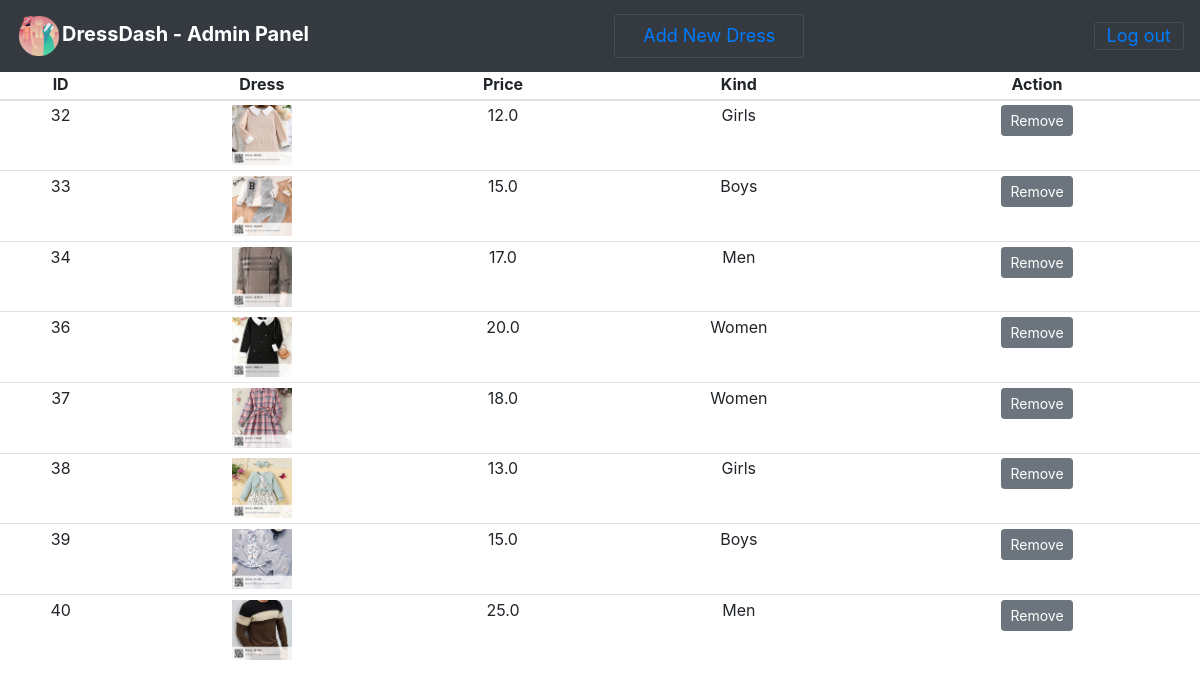
/adminhome/ (signed in), run on the app's committed database.
### tables this page shows
CREATE TABLE "Dresses" (
	"id"	INTEGER NOT NULL,
	"image"	TEXT,
	"price"	FLOAT,
	"onSale"	FLOAT,
	"onSalePrice"	FLOAT,
	"kind"	TEXT,
	PRIMARY KEY("id")
);

### app.py (the view)
@app.route("/adminhome/", methods=['GET'])
def adminhome():
    if 'user' not in session:
        return redirect("/adminlogin/")  # Redirect to admin login page if not logged in
    Dresses = db.execute("SELECT id, image, price, onSale, onSalePrice, kind FROM Dresses")
    shoppingCart = db.execute("SELECT image, SUM(qty), SUM(subTotal), price, id FROM cart")
    shopLen = len(shoppingCart)
    total, totItems = 0, 0
    for i in range(shopLen):
        if shoppingCart[i]["SUM(subTotal)"] is not None:
            total += shoppingCart[i]["SUM(subTotal)"]
        if shoppingCart[i]["SUM(qty)"] is not None:
            totItems += shoppingCart[i]["SUM(qty)"]
    DressesLen = len(Dresses)
    return render_template("adminhome.html", shoppingCart=shoppingCart, Dresses=Dresses, shopLen=shopLen, DressesLen=DressesLen, total=total, totItems=totItems, session=session)

### templates/adminhome.html (shortened to what this page needs)
<head>
    <link rel="stylesheet" href="https://maxcdn.bootstrapcdn.com/bootstrap/4.0.0/css/bootstrap.min.css"
>
    <link href="{{ url_for('static',filename='CSS/styles.css') }}" rel="stylesheet" type="text/css" />
</head>
<body>
    <header>
        <nav class="navbar navbar-dark bg-dark fixed-top box-shadow">
            <a href="/" class="navbar-brand">
                <strong><img src="/static/Images/dress.png" width="46px"/>DressDash - Admin Panel</strong>
            </a>
            <button class="navbar-toggler" style="display:inline margin-right:0" type="button" data-toggle="modal"
            data-target="#modalCenter">
        <span class="glyphicon glyphicon-shopping-cart" data-toggle="modal" data-target=""
              style="font-size:18px;">
           <a href="/adminchanges/" class="nav-link">Add New Dress</a>
        </span>
    </button>
            <button class="navbar-toggler" style="display:inline" type="button" data-toggle="modal"
                    data-target="#modalCenter">
                <span class="glyphicon glyphicon-shopping-cart" data-toggle="modal" data-target=""
                      style="font-size:18px; margin-left:0;">
                    <a href="/adminlogout/"> Log out</a>
                </span>
            </button>
        </nav>
    </header>
    {% block body %}
<div class="row" style="height:80vh; margin-top:15px">
    <div class="col-sm">
        <h3><h3>
        <table class="table table-sm">
            <thead>
              <tr>
                <th scope="col">ID</th>
                <th scope="col">Dress</th>
                <th scope="col">Price</th>
                <th scope="col">Kind</th>
                <th scope="col">Action</th>
              </tr>
            </thead>
            <tbody>
                {% for Dress in Dresses %}
                <tr>
                    <td>{{Dress['id']}}</td>
                    <td><img src="{{ url_for('static', filename='Images/' + Dress['image']) }}" width="60px" height="60px" alt="{{ Dress['image'] }}" /></td>
                    <td>{{ Dress['price'] }}</td>
                    <td>{{ Dress['kind'] }}</td>
                    <td>
                        <form action="/removeitem/" methods="GET">
                            <button type="submit" class="btn btn-secondary btn-sm" id="RemoveItem">Remove</button></a>
                        </form>
                    </td>
                </tr>
            {% endfor %}
            </tbody>
          </table>
        </div>
        </div>
        {% endblock %}

### Static/CSS/styles.css (style rules this page uses)
header { margin-bottom: 45px; }
tr { text-align: center; }
html, body { height: 100%; margin: 0; display: flex; flex-direction: column; }

### data on the page
Dresses: id "32", image (picture), price "12.0", kind "Girls"
Dresses: id "33", image (picture), price "15.0", kind "Boys"
Dresses: id "34", image (picture), price "17.0", kind "Men"
Dresses: id "36", image (picture), price "20.0", kind "Women"
Dresses: id "37", image (picture), price "18.0", kind "Women"
Dresses: id "38", image (picture), price "13.0", kind "Girls"
Dresses: id "39", image (picture), price "15.0", kind "Boys"
Dresses: id "40", image (picture), price "25.0", kind "Men"
